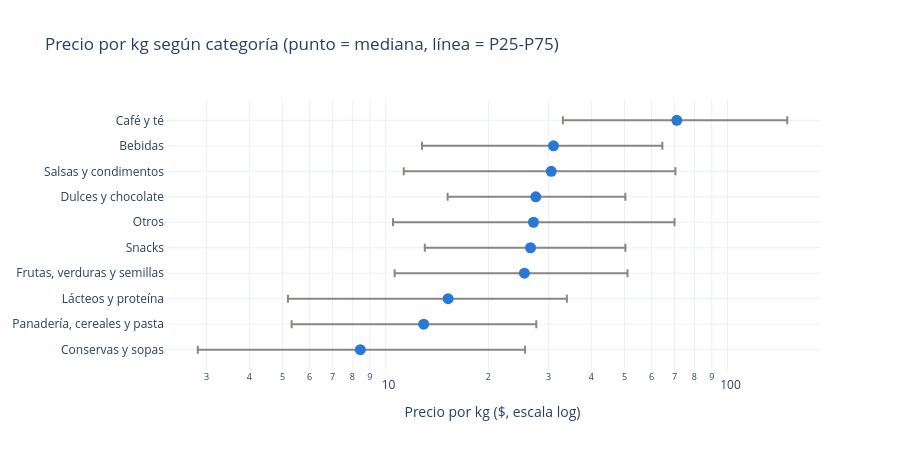

Notebook source saved alongside this figure:
### Markdown cell above
La mayoría de productos cuesta entre $5 y $30, pero hay una cola larga hasta casi $2.800. Los precios más altos son reales (cajas, packs grandes, productos gourmet), así que no los elimino. Entreno con `log(1 + precio)` para que esos productos no dominen el error, y evalúo con SMAPE, que mide el error en porcentaje.

## 5. Qué explica el precio

### Code cell
# Precio por kg según categoría (solo productos vendidos por peso)
peso = df[(df["unit_family"] == "Peso") & df["price_per_unit"].notna()]
res = peso.groupby("category")["price_per_unit"].quantile([0.25, 0.5, 0.75]).unstack()
res.columns = ["p25", "mediana", "p75"]
res = res.sort_values("mediana")

fig = go.Figure(go.Scatter(x=res["mediana"], y=res.index, mode="markers", marker=dict(color=AZUL, size=11),
                           error_x=dict(type="data", symmetric=False, array=res["p75"] - res["mediana"],
                                        arrayminus=res["mediana"] - res["p25"], color=GRIS)))
fig.update_layout(title="Precio por kg según categoría (punto = mediana, línea = P25-P75)",
                  xaxis=dict(title="Precio por kg ($, escala log)", type="log"), height=450)
fig.show()
res.round(1)

### Figure 1 — Plotly figure (JSON) as saved in the notebook; plotly's stock layout.template omitted (floating-point values rounded to 4 significant figures)
{"data": [{"error_x": {"array": [17.15, 14.67, 18.67, 25.53, 23.74, 42.94, 22.78, 39.91, 33.5, 78.46], "arrayminus": [5.617, 7.617, 10.06, 14.85, 13.52, 16.57, 12.31, 19.22, 18.21, 38.08], "color": "#898781", "symmetric": false, "type": "data"}, "marker": {"color": "#2a78d6", "size": 11}, "mode": "markers", "type": "scatter", "x": [8.442, 12.93, 15.25, 25.49, 26.56, 27.08, 27.51, 30.53, 31.0, 71.1], "y": ["Conservas y sopas", "Panadería, cereales y pasta", "Lácteos y proteína", "Frutas, verduras y semillas", "Snacks", "Otros", "Dulces y chocolate", "Salsas y condimentos", "Bebidas", "Café y té"]}], "layout": {"height": 450, "title": {"text": "Precio por kg según categoría (punto = mediana, línea = P25-P75)"}, "xaxis": {"title": {"text": "Precio por kg ($, escala log)"}, "type": "log"}}}
